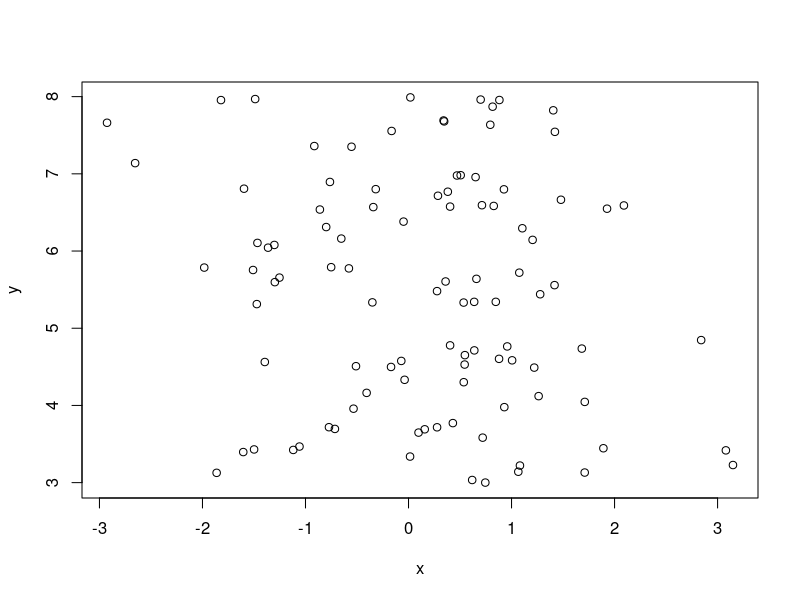
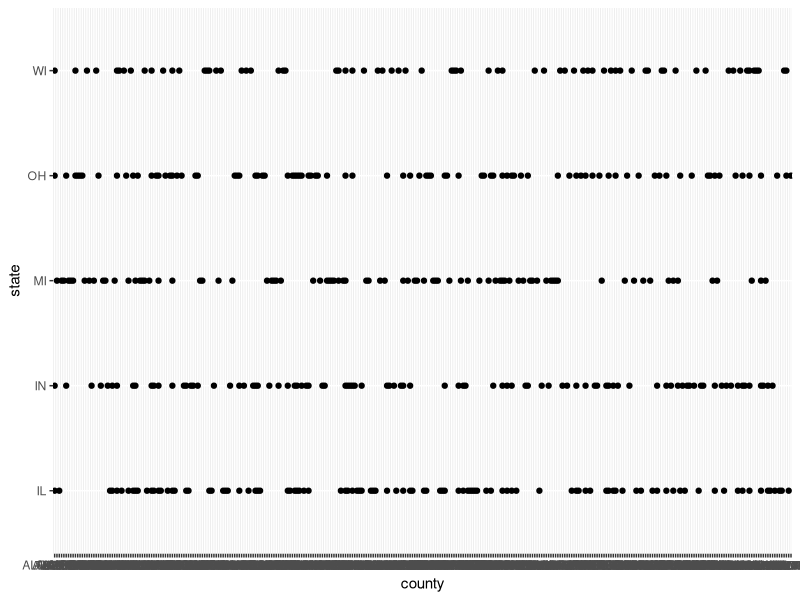
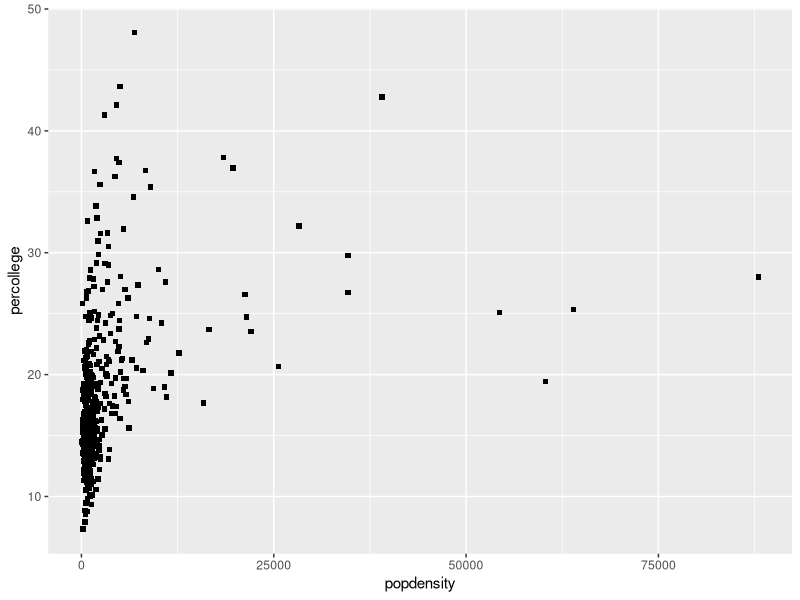
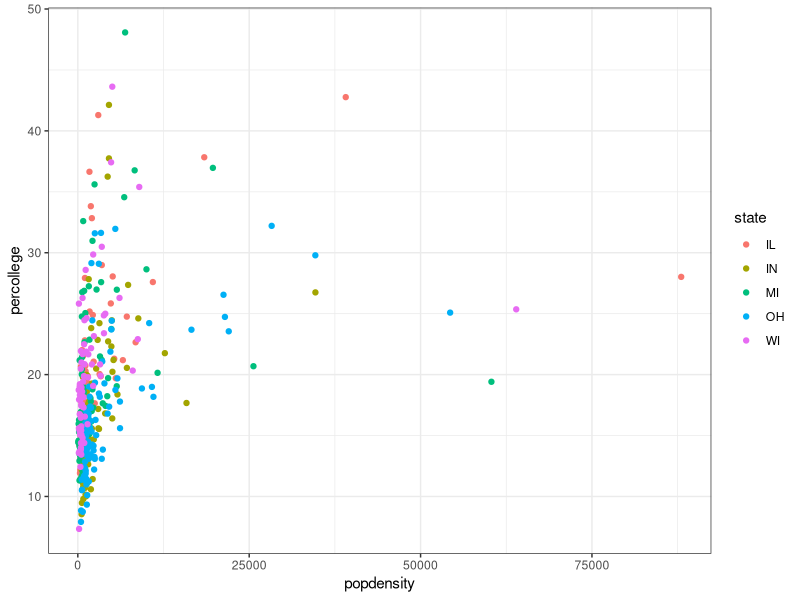
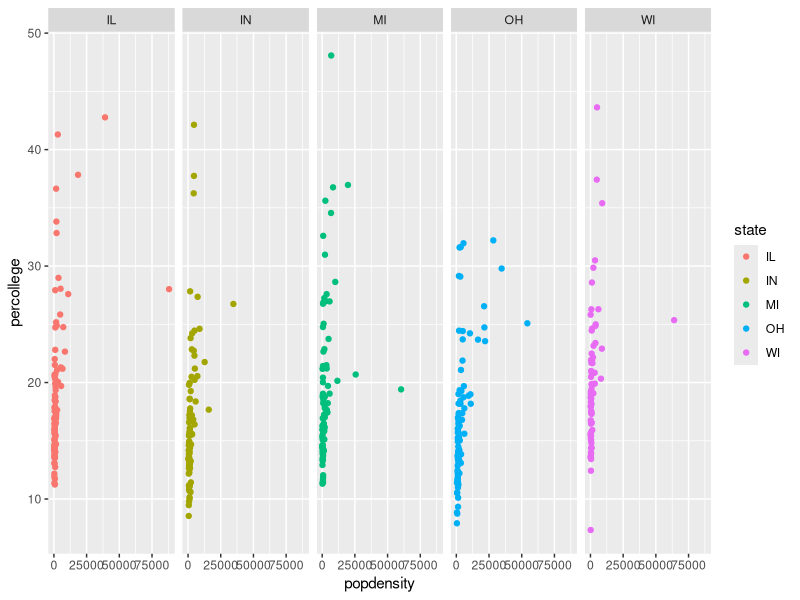
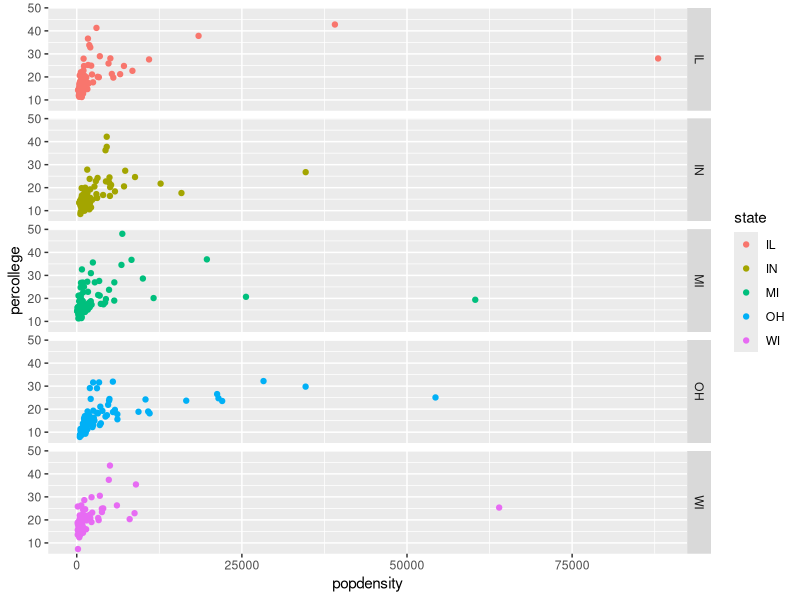
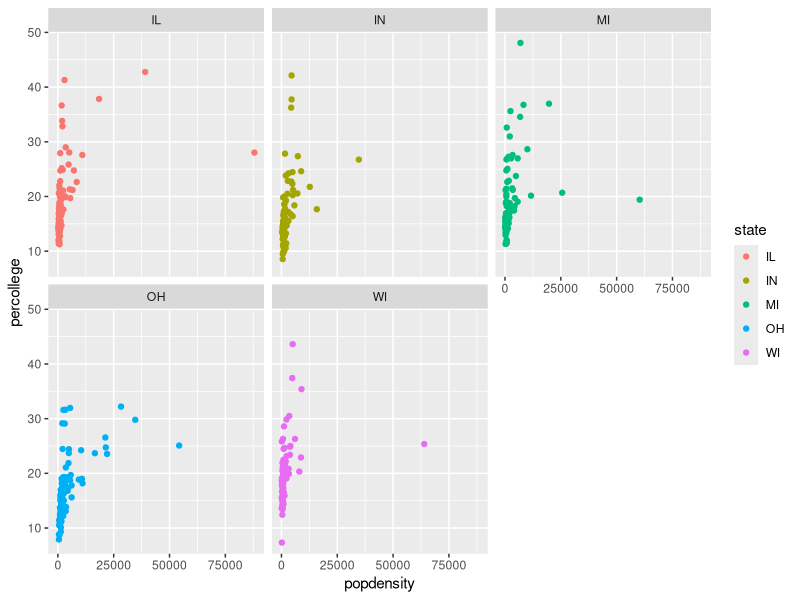
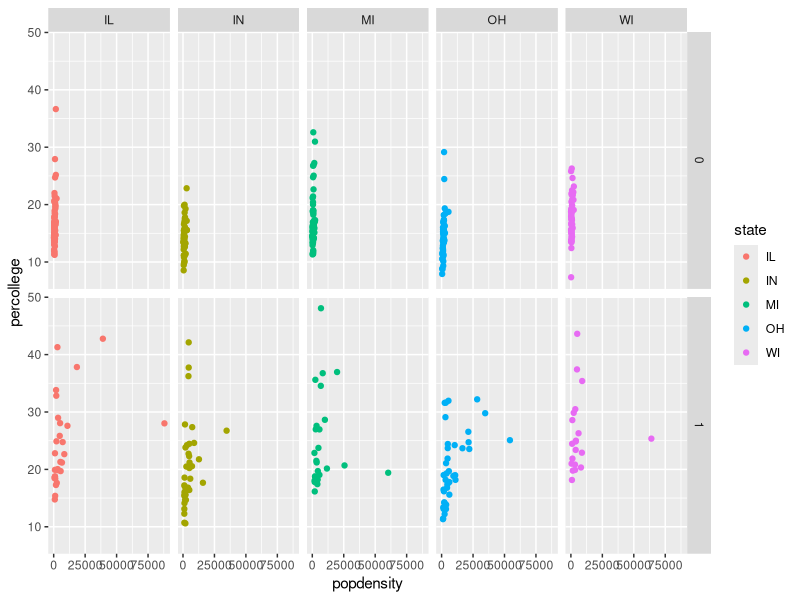

Generate these figures, in order, with R: (Note: this script raises an error after producing the figures.)
## ---- chunk 1
x <- rnorm(100)
y <- runif(100, min = 3, max = 8)
mean(x)
mean(y)
## ---- chunk 2
x <- rnorm(100)
y <- runif(100, min = 3, max = 8)
mean(x)
mean(y)
## ---- chunk 3
x <- rnorm(100)
y <- runif(100, min = 0, max = 1)
mean(x)
mean(y)
## ---- chunk 4
x <- rnorm(100)
y <- runif(100, min = 3, max = 8)
plot(x, y)
## ---- chunk 5
a = cor(x,y)
## ---- chunk 6
library(tidyverse)
midwest = data.frame(midwest)
attach(midwest)
knitr::opts_chunk$set(fig.width = 6, fig.height = 6)
## ---- chunk 7
ggplot(midwest)+
  geom_point(aes(county, state))

ggplot(midwest)+
    geom_point(aes(popdensity, percollege), shape = 15)

ggplot(data = midwest) + 
  geom_point(mapping = aes(x = popdensity, y = percollege, color = state))+
  theme_bw()
## ---- chunk 8
ggplot(data = midwest)+
    geom_point(mapping = aes(x = popdensity, y = percollege, color = state))+
    facet_grid(.~ state)

ggplot(data = midwest)+
    geom_point(mapping = aes(x = popdensity, y = percollege, color = state))+
    facet_grid(state ~ .)

ggplot(data = midwest)+
    geom_point(mapping = aes(x = popdensity, y = percollege, color = state))+
    facet_wrap(~ state)

ggplot(data = midwest)+
    geom_point(mapping = aes(x = popdensity, y = percollege, color = state))+
    facet_grid(inmetro ~ state)

# the dot means 'do not put anything on the rows'.
## ---- chunk 9
ggplot(midwest)+
    geom_smooth(aes(popdensity, percollege))

ggplot(midwest, aes(popdensity, percollege))+
  geom_point(aes(color = 'blue'))

ggplot(midwest, aes(popdensity, percollege))+
  geom_line(aes(linetype = state, color = state))+
  theme_grey()

ggplot()

ggplot(midwest)+
    geom_smooth(aes(popdensity, percollege, linetype = state), se = FALSE)
## ---- chunk 10
ggplot(data = midwest)+
    geom_smooth(mapping = aes(popdensity, percollege, linetype = 'solid', color = state), se = FALSE)+
    geom_point(mapping = aes(popdensity, percollege, color = state))

ggplot(midwest, aes(x=popdensity, y=percollege, color = state))+
    geom_point()+
    geom_smooth(se = FALSE, linetype = 'dashed')

ggplot(midwest, aes(x=popdensity, y=percollege))+
    geom_point(aes(color = state))+
    geom_smooth(se = FALSE)
## ---- chunk 11
ggplot(midwest, aes(state))+
    geom_bar()

ggplot(midwest, aes(state))+
    geom_bar(aes(fill = factor(inmetro)))

ggplot(midwest, aes(state))+
    geom_bar(aes(fill = factor(inmetro)), position = 'fill')

prop.table(table(state, factor(inmetro)), 1)

ggplot(data = midwest, mapping = aes(x = state)) + 
  geom_bar(aes(fill = factor(inmetro)), position = 'dodge')

ggplot(midwest, aes(popdensity))+
  geom_histogram(binwidth = 1000)

ggplot(midwest, aes(popdensity))+
  geom_density(aes(color=state))

ggplot(midwest, aes(state, popdensity))+
  geom_boxplot(aes(color = state))+
  facet_grid(.~factor(inmetro))

ggplot(data = midwest, mapping = aes(x = popdensity, y = percollege, color = state)) +
  geom_point() +
  geom_smooth(se = FALSE) +
  scale_x_continuous("Population Density") + 
  scale_y_continuous("Percent College Graduates") + 
  scale_color_discrete("State") + 
  coord_cartesian(xlim = c(0, 15000))

ggplot(midwest, aes(popdensity, percollege, color = state))+
  geom_point()+
  geom_smooth(se = FALSE)+
  scale_x_continuous('Pop Dens', limits = c(0, 5000))+
  scale_y_continuous('Percollege')+
  scale_color_discrete('State')+
  theme_bw()
## ---- chunk 12
library("ggrepel")
library("ggforce")
library("patchwork")
library('palmerpenguins')
library('ggthemes')
attach(penguins)
theme_set(theme_bw(base_size = 14))
## ---- chunk 13
names(penguins)
ggplot(penguins, aes(flipper_length_mm, bill_length_mm))+
  geom_point(size = 2, aes(shape = species))+
  geom_text_repel(aes(label = species))
  xlab('Flipper')+
  ylab('Bill')
#theme(legend.position="none") it removes the legend
  
set.seed(100)
penguins%>%
  group_by(species)%>%
  sample_n(10)%>%
  ggplot(., aes(flipper_length_mm, bill_length_mm))+
  geom_point(size = 4, aes(shape = species))+
  geom_label_repel(aes(label = species))+
  xlab('Flipper')+
  ylab('Bill')
## ---- chunk 14
penguins%>%
  drop_na(flipper_length_mm, bill_length_mm)%>%
ggplot(., aes(flipper_length_mm, bill_length_mm))+
  geom_point(aes(shape = species), size = 3)+
  geom_mark_ellipse(aes(fill = species, label = species))
  scale_x_continuous('Flipper')+
  scale_y_continuous('Bill', limits = c(25, 70))

ggplot(penguins, aes(flipper_length_mm, bill_length_mm))+
  geom_point(aes(shape = species, color = species), size = 3)+
  xlab('Flipper')+
  ylab('Bill')+
  facet_zoom(y = species == 'Gentoo')
